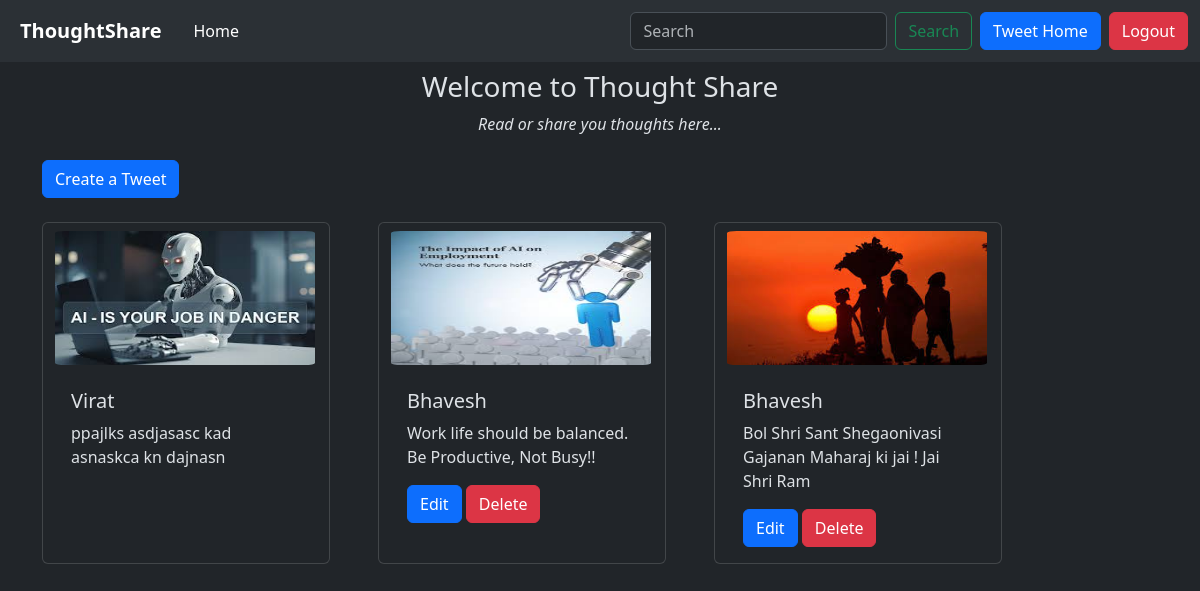
The page /tweet/ (signed in) on the database its author committed.
### tweet/models.py (models this page shows, shortened)
class Tweet(models.Model):
  user=models.ForeignKey(User, on_delete=models.CASCADE)
  text=models.TextField(max_length=300)
  image= models.ImageField(upload_to='Photos/',blank=True,null=True)
  created_at= models.DateTimeField(auto_now_add=True)
  updated_at= models.DateTimeField(auto_now=True)

### tweet/views.py (the view)
# urls.py: path('',views.tweet_list, name='tweet_list'),
def tweet_list(request):
  tweets= Tweet.objects.all().order_by('-created_at')
  return render(request, "tweet/tweet_list.html",{"tweets":tweets})

### tweet/templates/tweet/tweet_list.html (shortened to what this page needs)
{% extends "layout.html" %} <br />
{% block content %}
<h3 style="text-align: center" class="pt-2">Welcome to Thought Share</h3>
<p style="text-align: center"><i>Read or share you thoughts here...</i></p>
<div class="py-2 pb-4">
  <a class="btn btn-primary" href="{% url 'tweet_create' %}"> Create a Tweet</a>
</div>
<div class="container row gap-5">
  {% for tweet in tweets %}
  <div class="card" style="width: 18rem">
    <img
      src="{{tweet.image.url}}"
      class="card-img-top py-2"
      style="height: 150px; width: 260px; object-fit: fill; border-radius: 10px"
    />
    <div class="card-body">
      <h5 class="card-title">{{tweet.user.username}}</h5>
      <p class="card-text">{{tweet.text}}</p>
      {% if tweet.user == user %}
      <a href="{% url 'tweet_edit' tweet.id %}" class="btn btn-primary">Edit</a>
      <a href="{% url 'tweet_delete' tweet.id %}" class="btn btn-danger"
        >Delete</a
      >
      {% endif %}
    </div>
  </div>
  {% endfor %}
</div>
{% endblock content %}

### rows shown on the page
Tweet: image (picture), user.username "Virat", text "ppajlks asdjasasc kad asnaskca kn dajnasn"
Tweet: image (picture), user.username "Bhavesh", text "Work life should be balanced. Be Productive, Not Busy!!", shows "Edit"
Tweet: image (picture), user.username "Bhavesh", text "Bol Shri Sant Shegaonivasi Gajanan Maharaj ki jai ! Jai Shri Ram", shows "Edit"
